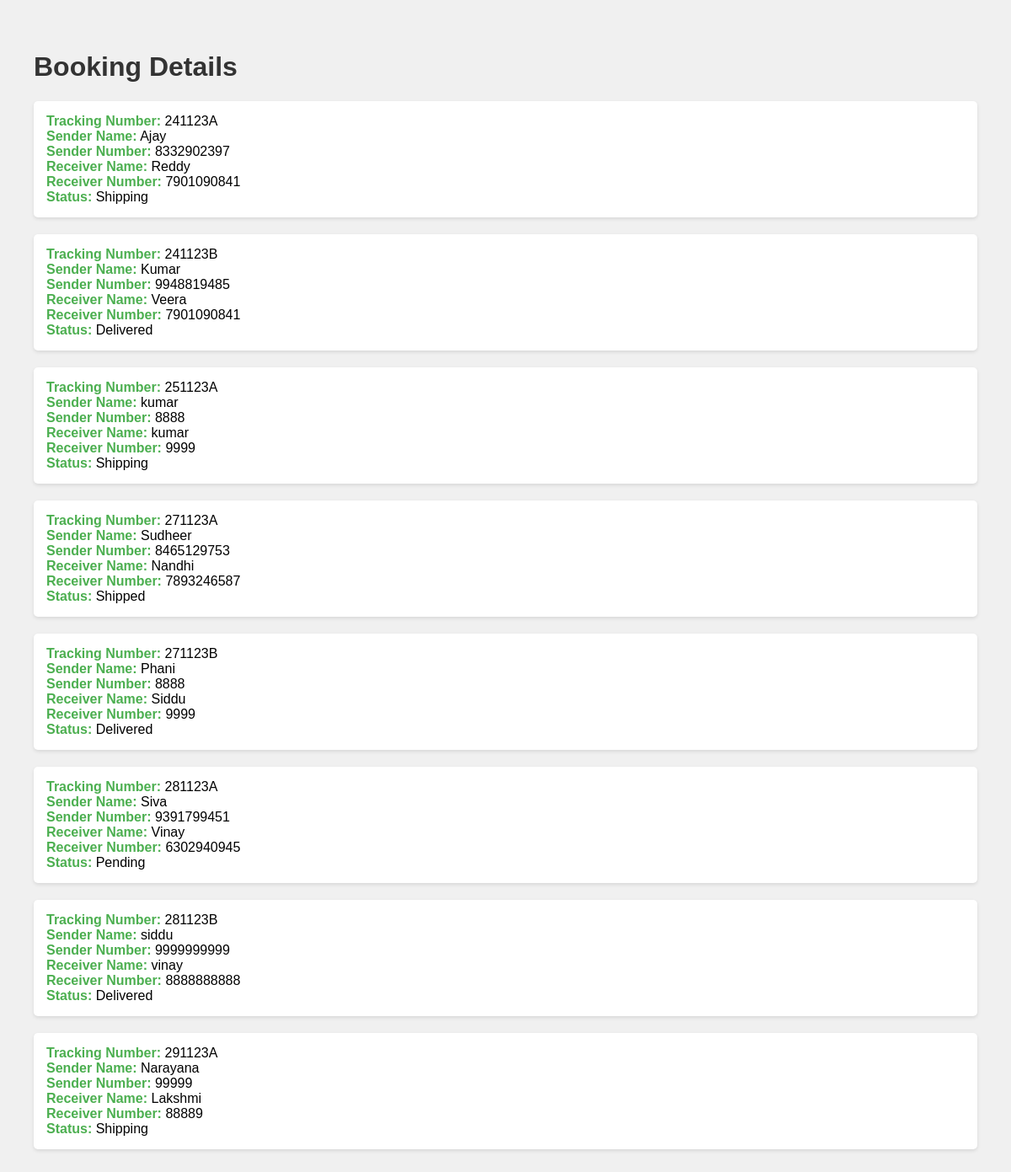
The page /book on the database as committed earlier.
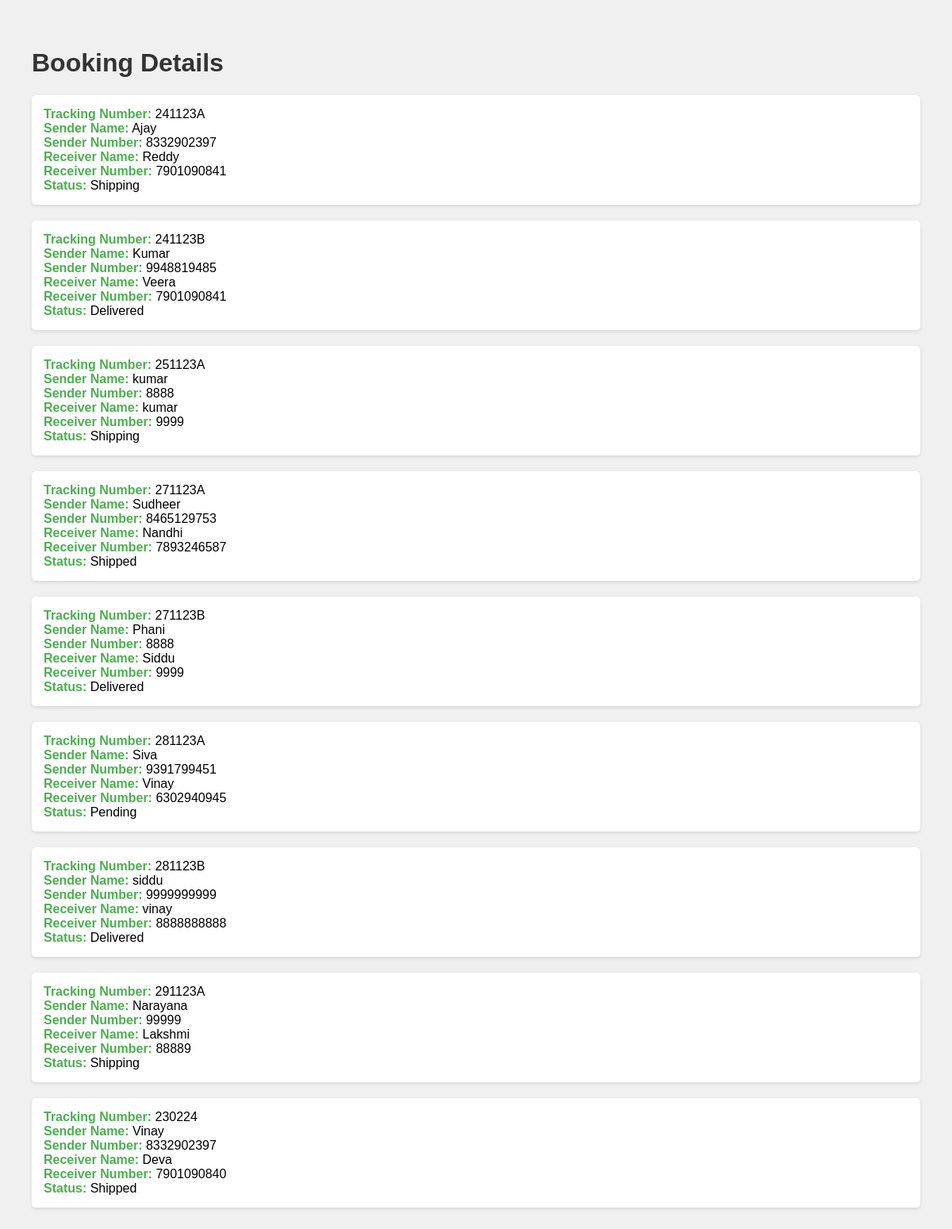
The same page on the database as committed later.
### cbooking/models.py (models this page shows)
class Booking(models.Model):
    tracking_number = models.CharField(max_length=50, unique=True)
    sender_name = models.CharField(max_length=100)
    sender_number=models.IntegerField()
    receiver_name = models.CharField(max_length=100)
    receiver_number=models.IntegerField()
    status = models.CharField(max_length=20)
    def __str__(self):
        return self.tracking_number

### cbooking/views.py (the view)
# urls.py: path('book',book),
def book(request):
    data= Booking.objects.all()
    print('BOOKING DETAILS',data)
    content={
        'data':data
    }
    return render(request, 'booking.html', context=content)

### templates/booking.html (shortened to what this page needs)
<!DOCTYPE html>
<html lang="en">
<head>
</head>
<body>
    <h1>Booking Details</h1>
    <ul>
        {% for i in data %}
            <li>
                <strong>Tracking Number:</strong> {{ i.tracking_number }}<br>
                <strong>Sender Name:</strong> {{ i.sender_name }}<br>
                <strong>Sender Number:</strong> {{ i.sender_number }}<br>
                <strong>Receiver Name:</strong> {{ i.receiver_name }}<br>
                <strong>Receiver Number:</strong> {{ i.receiver_number }}<br>
                <strong>Status:</strong> {{ i.status }}<br>
            </li>
        {% endfor %}
    </ul>
</body>
</html>

Rows that differ between the two databases and show on the page:
added Booking: tracking_number "230224", sender_name "Vinay", sender_number "8332902397", receiver_name "Deva", receiver_number "7901090840", status "Shipped"
